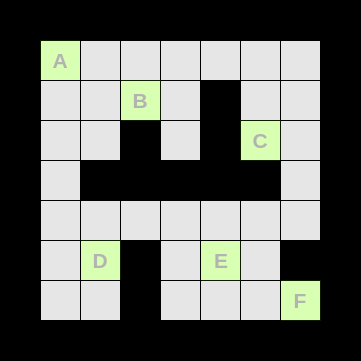
#> input picture 9x9_four_rooms_map.png, 361 x 361 px
$ python plotting.py
#> lines starting #> are read from the running program, lines starting #| are printed output that depends on the picture
import matplotlib.pyplot as plt
import matplotlib.image as mpimg
import seaborn as sns
import os
import numpy as np
import pandas as pd

def preamble():

    sns.set(style="white", font_scale=2.5)

    colors = ["#003f5c", "#58508d", "#bc5090", "#ff6361", "#ffa600"]
    palette = sns.color_palette(colors, n_colors=5)

    sns.set_palette(palette=palette)

    fig, ax = plt.subplots()
    fig.set_size_inches(11.7, 8.27)
    sns.set(rc={"font.size": 16.0})
    x_labels = ax.get_xlabel()
    return fig, ax

def plot_cognitive_map(true_ldmrk_locs, pos, landmark_keys):
    # I want a matplotlib scatter plot for X_true, pos, and npos.
    fig, ax = preamble()

    # ax = plt.axes([-0.5, -0.5, 8.5, 8.5])
    s = 100
    # plt.grid()

    plt.scatter(true_ldmrk_locs[:, 1], true_ldmrk_locs[:, 0], color='green', s=s, lw=0, label='True Positions')
    plt.scatter(pos[:, 1], pos[:, 0], color='red', s=s, lw=0, label='MDS Positions')

    # plot the first point for true_ldmrk_locs and pos with a star marker (marker='*')
    plt.scatter(true_ldmrk_locs[0, 1], true_ldmrk_locs[0, 0], color='blue', marker='*', s=s, lw=0, label='True Positions Ref.')
    plt.scatter(pos[0, 1], pos[0, 0], color='black', marker='*', s=s, lw=0, label='MDS Positions Ref.')

    # add the landmarks next to points
    # only for the pos ones
    for i, (x_val, y_val) in enumerate(zip(pos[:,1], pos[:, 0])):
        plt.text(x_val+0.25, y_val-0.25, landmark_keys[i], ha='center', va='center', color='red')

    plt.legend(scatterpoints=1, loc='best', shadow=False)
    plt.ylim([-0.5, 8.5])
    plt.xlim([-0.5, 8.5])

    # Flip the y-axis
    plt.gca().invert_yaxis()

    img = mpimg.imread('9x9_four_rooms_map.png')
#> img is the input picture: shape (361, 361, 4) float32; mean R, G, B, A 0.374, 0.406, 0.34, 0.954
    plt.imshow(img, extent=[-0.5, 8.5, 8.5, -0.5])
    return fig

if __name__ == "__main__":
    A = [[1,1],
         [2,3],
         [3,6],
         [6,2],
         [6,5],
         [7,7]]

    B = [[1.67,1],
         [2.1,3.05],
         [3.8,6.1],
         [6,2],
         [6,5],
         [7,7.5]]

    fig = plot_cognitive_map(np.array(A), np.array(B), ['A', 'B', 'C', 'D', 'E', 'F'])
    plt.savefig('plot_test.png')
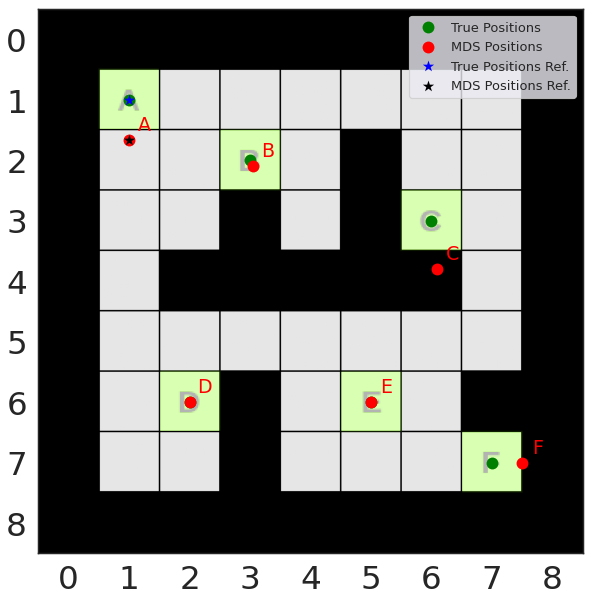
#> figure drawn by matplotlib, 1 panel
